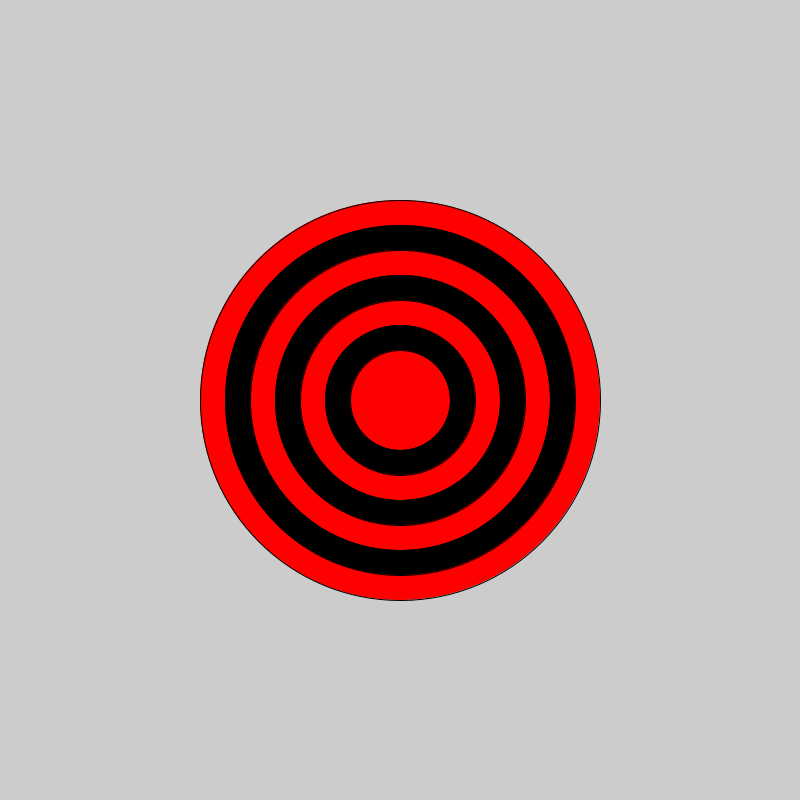
Frame 1 (no input)
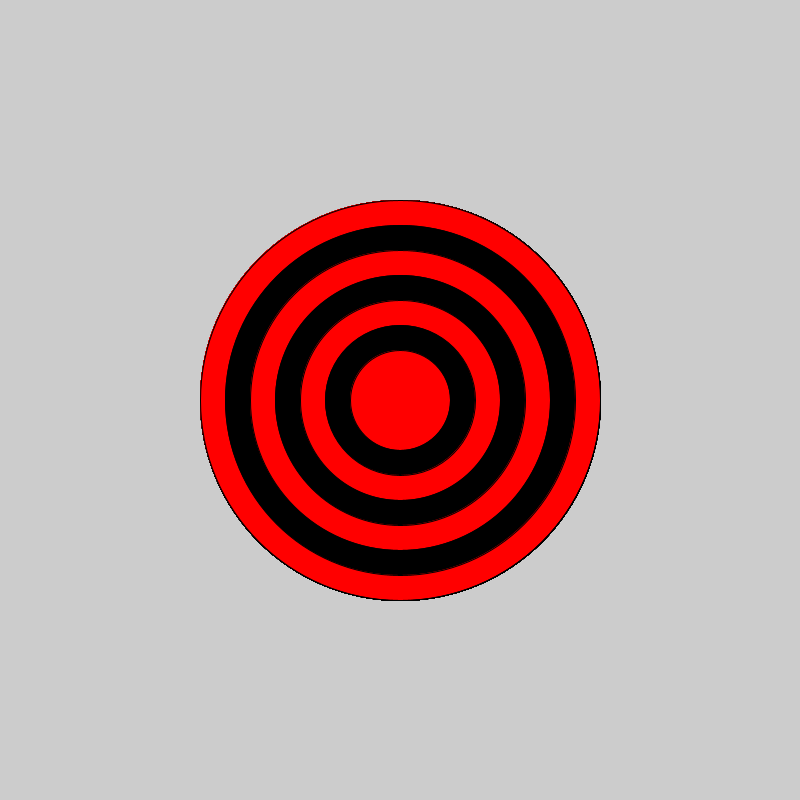
Frame 60 (the mouse pressed at the canvas centre just before this capture)
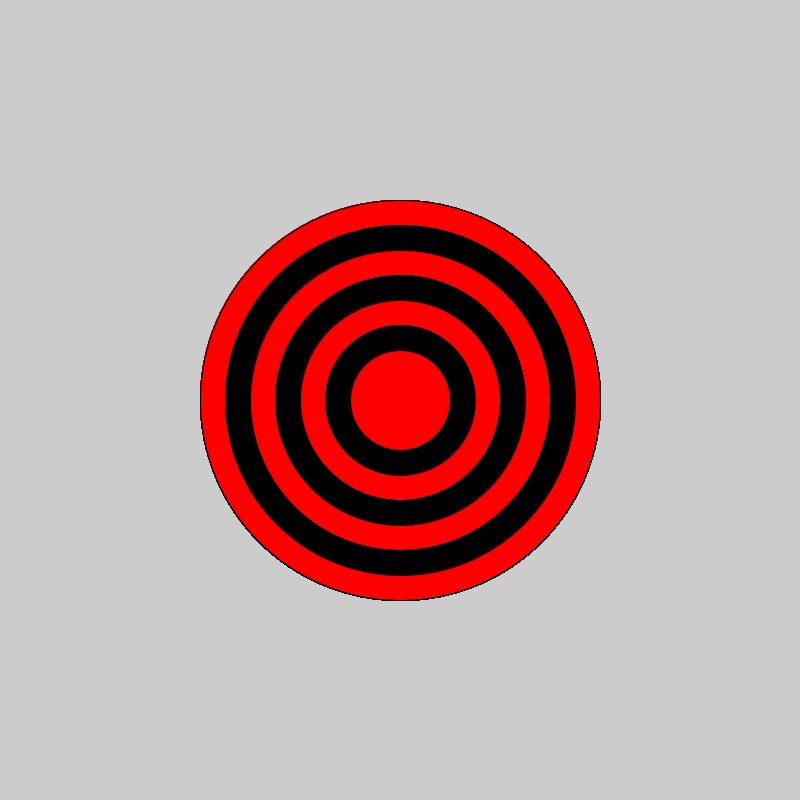
Frame 120 (the mouse held since frame 60 and released just before this capture)

The Processing sketch that drew these frames (run headless with seeded random() and noise(); from frame 60 on, the mouse is pressed at the canvas centre):

// Processing sketch: sketch_190612a
// ── sketch_190612a.pde
void setup() {
  size(800,800);
}
void draw() {
  fill(255,0,0);
  ellipse(400,400,400,400);
  fill(0,0,0);
  ellipse(400,400,350,350);
   fill(255,0,0);
  ellipse(400,400,300,300);
  fill(0,0,0);
  ellipse(400,400,250,250);
    fill(255,0,0);
  ellipse(400,400,200,200);
    fill(0,0,0);
  ellipse(400,400,150,150);
      fill(255,0,0);
  ellipse(400,400,100,100);
}
